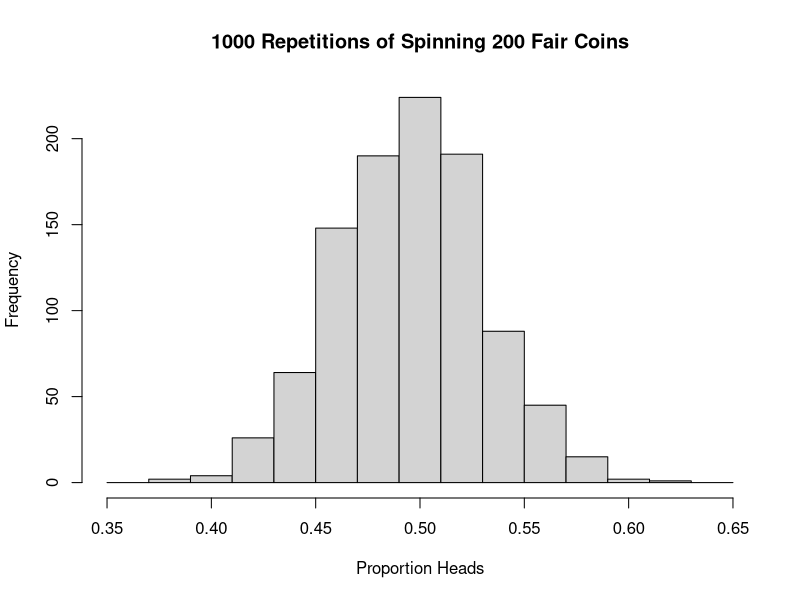

This chart was generated by the following R code:
## ---- chunk 1
set.seed(3)
x = rbinom(1000,200,0.5)/200
hist(x,main="1000 Repetitions of Spinning 200 Fair Coins",
     xlab="Proportion Heads",breaks=seq(0.35,0.65,0.02))
lb = sort(x)[25]
ub = sort(x)[975]
ME = (ub-lb)/2
## ---- chunk 2
set.seed(666)
x2 = 0.33*200 #rbinom(1,200,0.345)
p2 = x2/200
